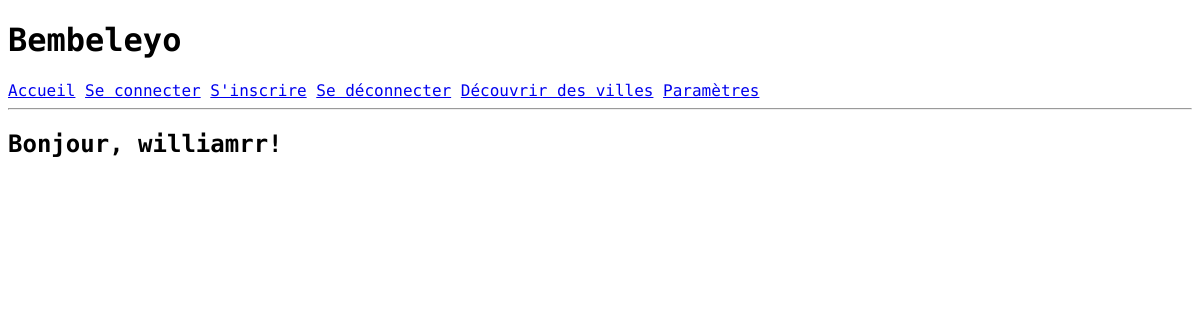
Before: /index (signed in) with the older database file.
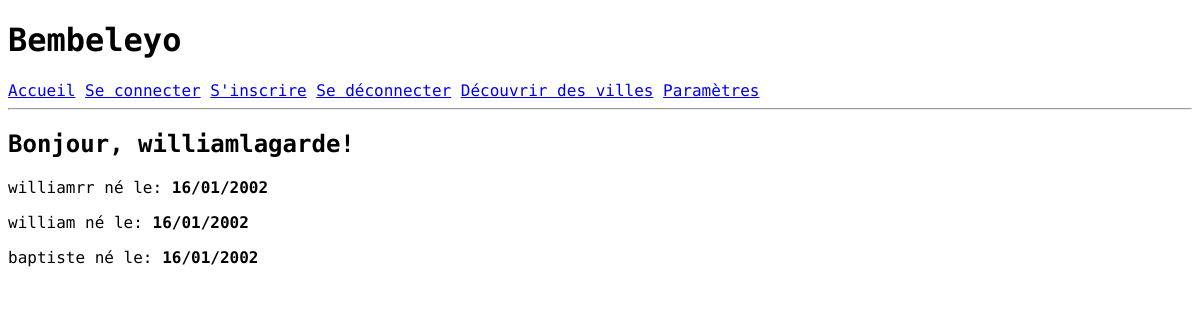
After: the same page with the newer database file.
### tables this page shows
CREATE TABLE users (first_name TEXT NOT NULL, last_name TEXT NOT NULL, username TEXT NOT NULL UNIQUE, birthdate INTEGER NOT NULL, email TEXT NOT NULL UNIQUE, password NOT NULL);

### app/routes.py (the view)
@app.route('/')
@app.route('/index')
def index():
    if not session.get('logged_in'):
        user = {'username': 'bel.lle inconnu.e'} # user en POO, valeur par défaut si pas connecté pour pas tout faire crasher
        sel_users = None
        logged = False
    else:
        username = session.get('username') # on recupere le nom d'uttilisateur encrypté dans la session
        user = User(get_user_by_username(username)[0], get_user_by_username(username)[1], get_user_by_username(username)[2], get_user_by_username(username)[3], get_user_by_username(username)[4], None) # on recupere cet utilisateur en tant qu'objet db
        sel_users = get_users_by_birthdate(user.birthdate) # on recupere une liste (raw) de tous les utilisateurs avec la meme date de naissance
        sel_users_list = [] # on initialise la liste
        for sel_user in sel_users:
            user = User(get_user_by_username(sel_user[2])[0], get_user_by_username(sel_user[2])[1], get_user_by_username(sel_user[2])[2], get_user_by_username(sel_user[2])[3], get_user_by_username(sel_user[2])[4], None) # on transofrme l'utilisateur issu de la liste (Raw) en objet
            sel_users_list.append(user) # on l'ajoute a la liste
        logged = True
    return render_template('index.html', title='Accueil', user=user, sel_users_list=sel_users_list, logged=logged) # on affiche l'accueil

### app/requests.py (called while the page is built)
def get_user_by_username(username):
    try:
        db = sqlite3.connect('database.db') # creates the db instance
        c = db.cursor() # curseur pour se ballader dans la db
        c.execute("SELECT * FROM users WHERE username=:username", {'username': username})
        return c.fetchone() # returns a tuple
    except sqlite3.Error as e:
        error = type(e).__name__
        flash(error)

def get_users_by_birthdate(birthdate):
    try:
        db = sqlite3.connect('database.db') # creates the db instance
        c = db.cursor() # curseur pour se ballader dans la db
        c.execute("SELECT * FROM users WHERE birthdate=:birthdate", {'birthdate': birthdate})
        return c.fetchall() # returns a tuple
    except sqlite3.Error as e:
        error = type(e).__name__
        flash(error)

### app/templates/index.html
{% extends "base.html" %}
{% block content %}
    <h2>Bonjour, {{ user.username }}!</h2>
    {%if logged %}
        {% for sel_user in sel_users_list %}
            {% if sel_user != user %}
            <div><p>{{ sel_user.username }} né le: <b>{{ sel_user.birthdate }}</b></p></div>
            {% endif %}
        {% endfor %}
    {% endif %}
{% endblock %}

### app/templates/base.html (shortened to what this page needs)
<!doctype html>
<html lang="fr">
<head>
  <link rel="stylesheet" href="../static/css/style.css?v=1.0">
  <link rel="stylesheet" href="https://cdn.jsdelivr.net/npm/flatpickr/dist/flatpickr.min.css">
</head>
<body>
    <h1>Bembeleyo</h1>
    <a href="{{ url_for('index') }}">Accueil</a>
    <a href="{{ url_for('login') }}">Se connecter</a>
    <a href="{{ url_for('register') }}">S'inscrire</a>
    <a href="{{ url_for('logout') }}">Se déconnecter</a>
		<a href="decouverte.html">Découvrir des villes</a>
		<a href="parametre.html">Paramètres</a>
    <hr>
    {% block content %}{% endblock %}
</body>
</html>

### app/static/css/style.css (style rules this page uses)
body { font-family: 'Roboto Mono', monospace, Arial, Helvetica, sans-serif; }

Changed rows visible on the page:
added users: username "williamlagarde"
now on this page (row unchanged): users: username "william", birthdate "16/01/2002"
added users: username "baptiste", birthdate "16/01/2002"
Other visible differences:
{{ user.username }}: "williamrr" → "williamlagarde"
new list line: "williamrr 16/01/2002"
new list line: "né le:"
